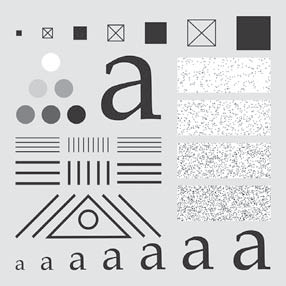
#> input picture Code/Sample Images/img_6.png, 286 x 286 px
$ python Gaussian.py
#> lines starting #> are read from the running program, lines starting #| are printed output that depends on the picture
import cv2.cv2 as cv2
import numpy as np
import math


def padding(img):
    filter_shape = 43

    row = img.shape[0] + filter_shape - 1
    col = img.shape[1] + filter_shape - 1
    new_img_arr = np.zeros((row, col))

    for i in range(img.shape[0]):
        for j in range(img.shape[1]):
            new_img_arr[i + int((filter_shape - 1) / 2), j + int((filter_shape - 1) / 2)] = img[i, j]

    return new_img_arr


def gaussian_kernel(size, sigma):
    gausskernel = np.zeros((size, size), np.float32)
    x = (size - 1) // 2
    for i in range(-x, x + 1):
        for j in range(-x, x + 1):
            norm = math.pow(i, 2) + math.pow(j, 2)
            gausskernel[i + x, j + x] = math.exp(-norm / (2 * math.pow(sigma, 2)))

    gausskernel  = gausskernel / np.sum(gausskernel)
    return gausskernel


def gaussian(img, new_img_arr, filter):
    for i in range(img.shape[0]):
        for j in range(img.shape[1]):
            temp = new_img_arr[i:i + filter.shape[0], j:j + filter.shape[1]]
            res = np.sum(temp * filter)
            img[i, j] = res


    return img.astype(np.uint8)


if __name__ == '__main__':
    flower = cv2.imread('../Sample Images/img_6.png')
#> flower is the input picture: shape (286, 286, 3); mean B, G, R 211.6, 210.5, 209.8
    flower = cv2.resize(flower, (800, 600))
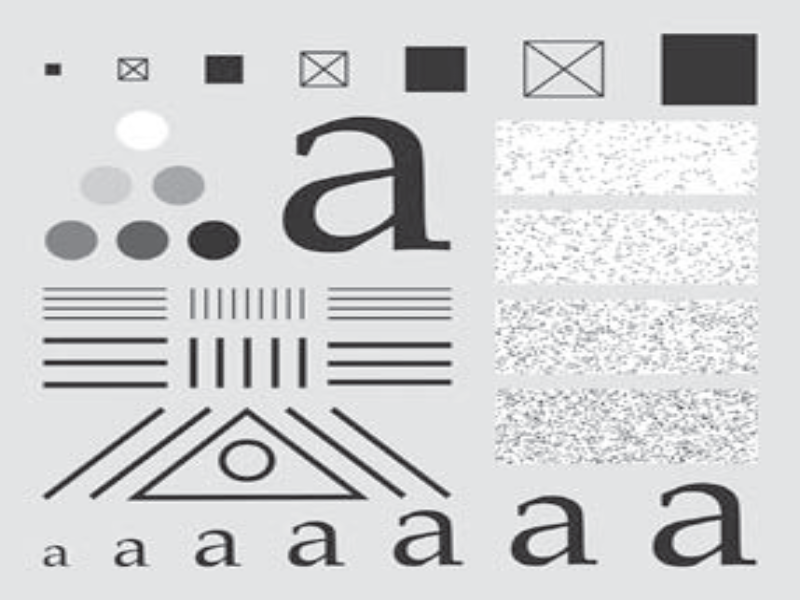
#> flower: shape (600, 800, 3); mean B, G, R 211.5, 210.4, 209.7

    img_shape = flower.shape
#> img_shape = (600, 800, 3)

    flower_gray = cv2.cvtColor(flower, cv2.COLOR_BGR2GRAY)
    cv2.imshow("Before filter", flower_gray)

    new_img_arr = padding(flower_gray)
#> after the loop in padding, `for i in range(img.shape[0]):`:
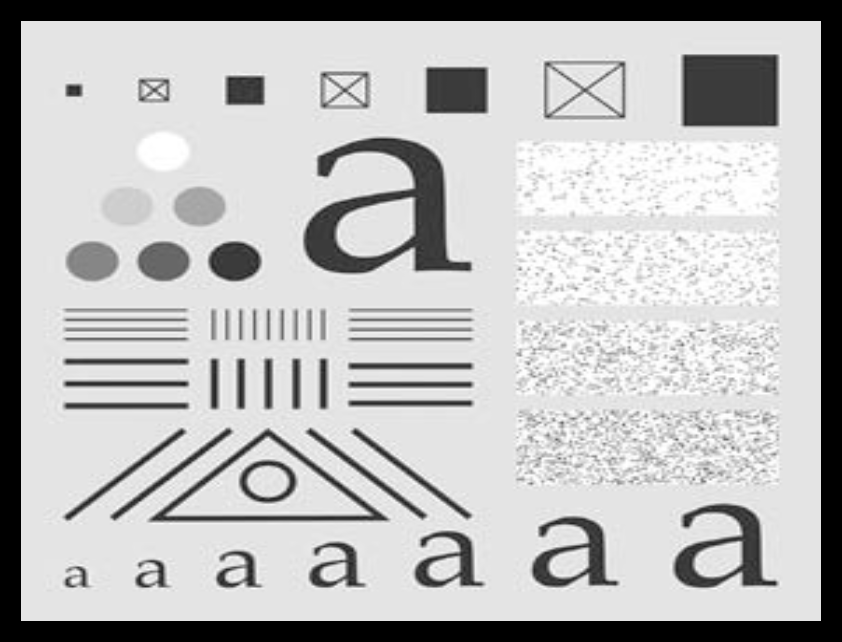
#> new_img_arr: shape (642, 842) float64; min 0, max 255, mean 186.9
    kernel = gaussian_kernel(43, 7)
    new_img_arr = gaussian(flower_gray, new_img_arr, kernel)
#> after the loop in gaussian, `for i in range(img.shape[0]):`:
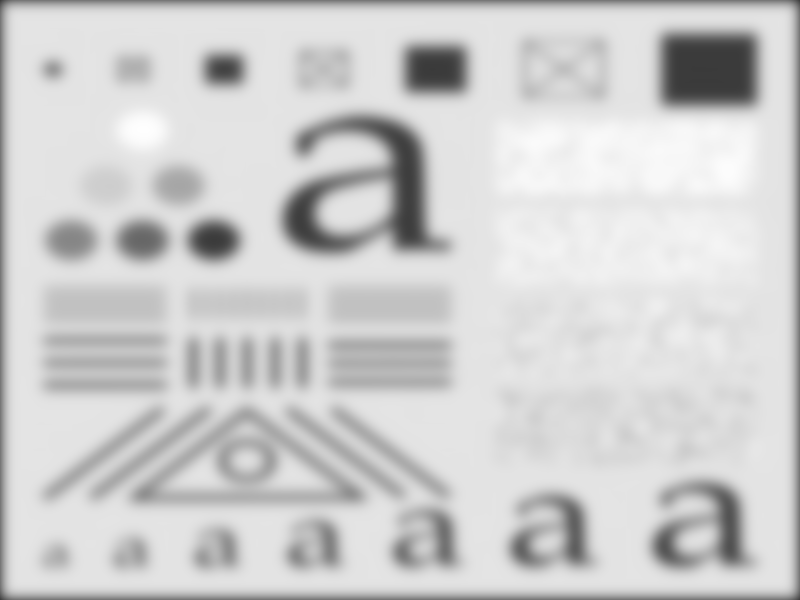
#> img: shape (600, 800); min 58, max 254, mean 206.3
    cv2.imshow("After filter", new_img_arr)
    cv2.waitKey(0)

$ run again, with Code/Sample Images/img_1.png copied over Code/Sample Images/img_6.png
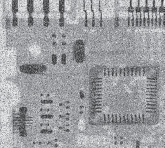
#> input picture Code/Sample Images/img_1.png, 165 x 148 px
#> flower is the input picture: shape (148, 165, 3); mean B, G, R 160.5, 157.8, 156.3
#> flower: shape (600, 800, 3)
#> after the loop in padding, `for i in range(img.shape[0]):`:
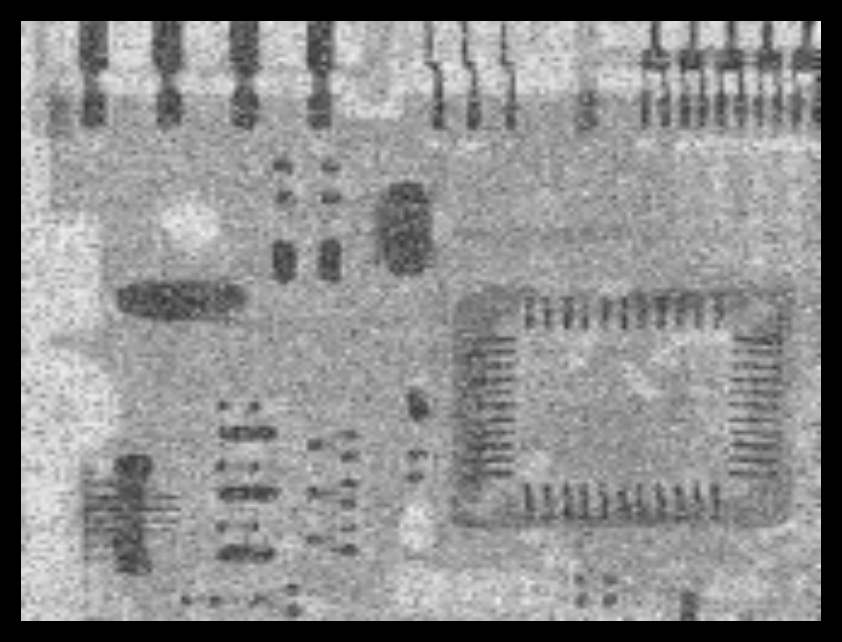
#> new_img_arr: shape (642, 842) float64; min 0, max 241, mean 140
#> after the loop in gaussian, `for i in range(img.shape[0]):`:
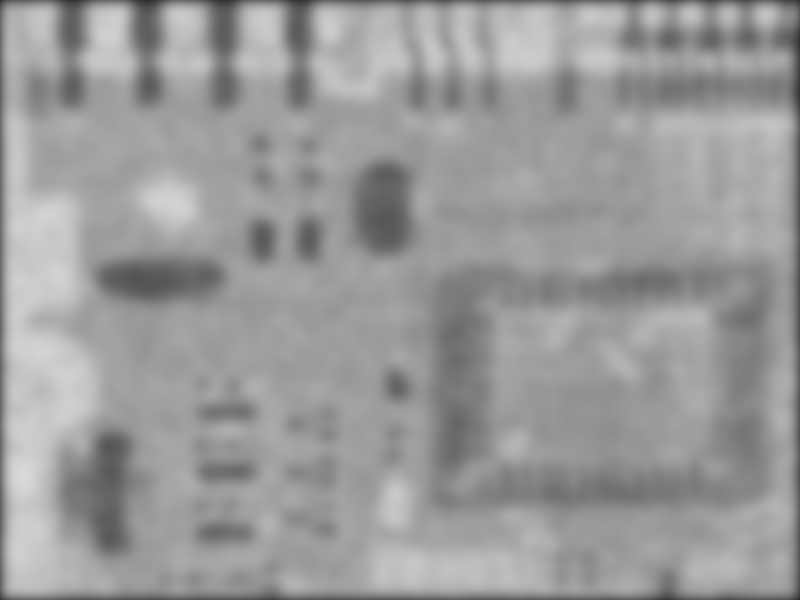
#> img: shape (600, 800); min 44, max 216, mean 154.4

$ run again, with Code/Sample Images/img_10.png copied over Code/Sample Images/img_6.png
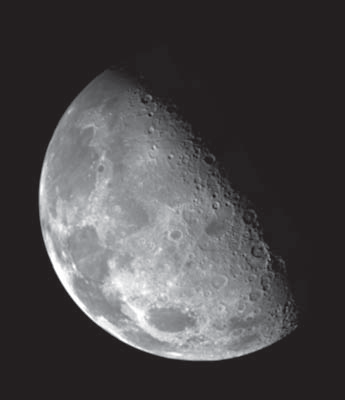
#> input picture Code/Sample Images/img_10.png, 345 x 400 px
#> flower is the input picture: shape (400, 345, 3); mean B, G, R 72.6, 71, 73.1
#> flower: shape (600, 800, 3)
#> after the loop in padding, `for i in range(img.shape[0]):`:
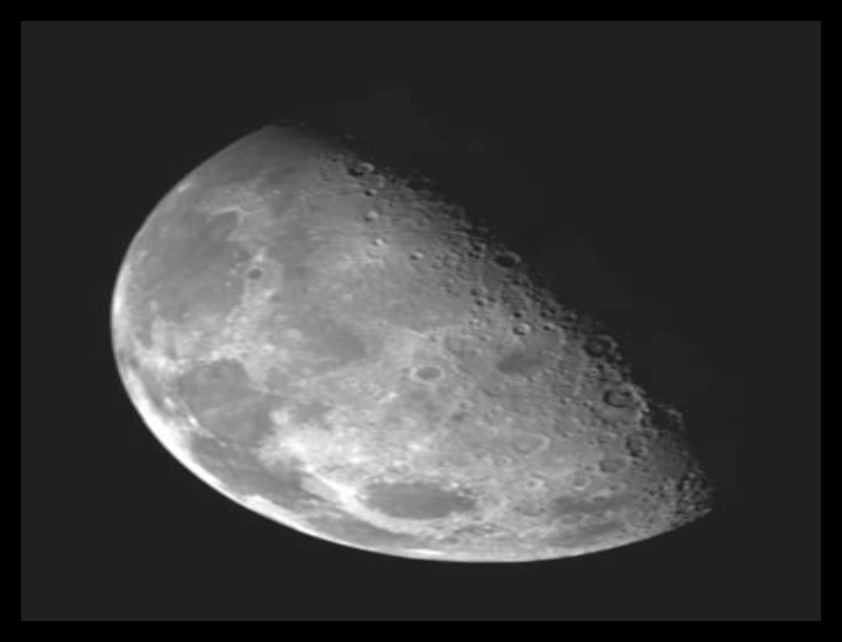
#> new_img_arr: shape (642, 842) float64; min 0, max 255, mean 63.6
#> after the loop in gaussian, `for i in range(img.shape[0]):`:
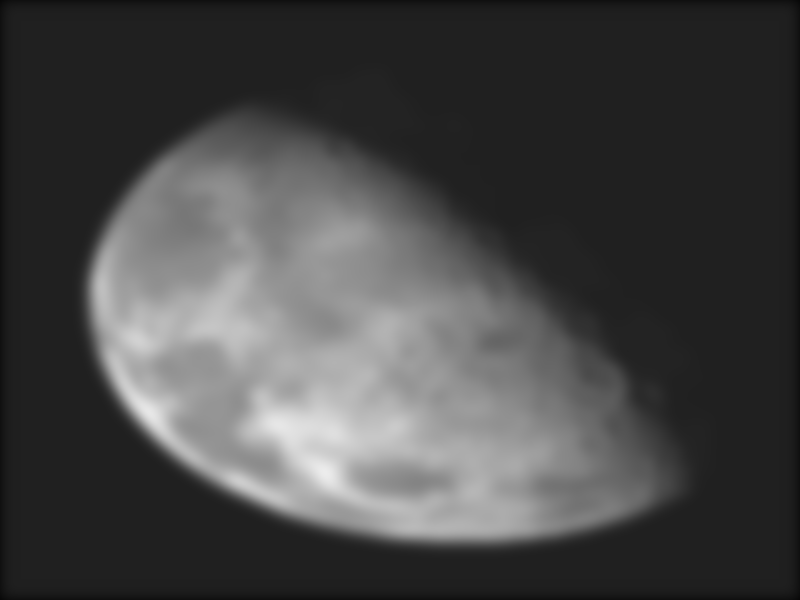
#> img: shape (600, 800); min 8, max 236, mean 70.8

$ run again, with Code/Sample Images/img_11.png copied over Code/Sample Images/img_6.png
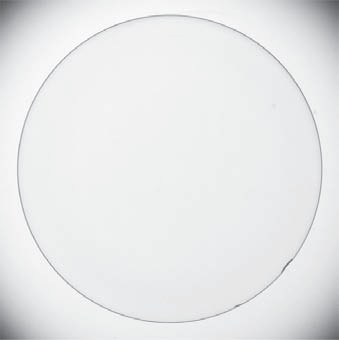
#> input picture Code/Sample Images/img_11.png, 339 x 340 px
#> flower is the input picture: shape (340, 339, 3); mean B, G, R 233.2, 232.5, 231.7
#> flower: shape (600, 800, 3)
#> after the loop in padding, `for i in range(img.shape[0]):`:
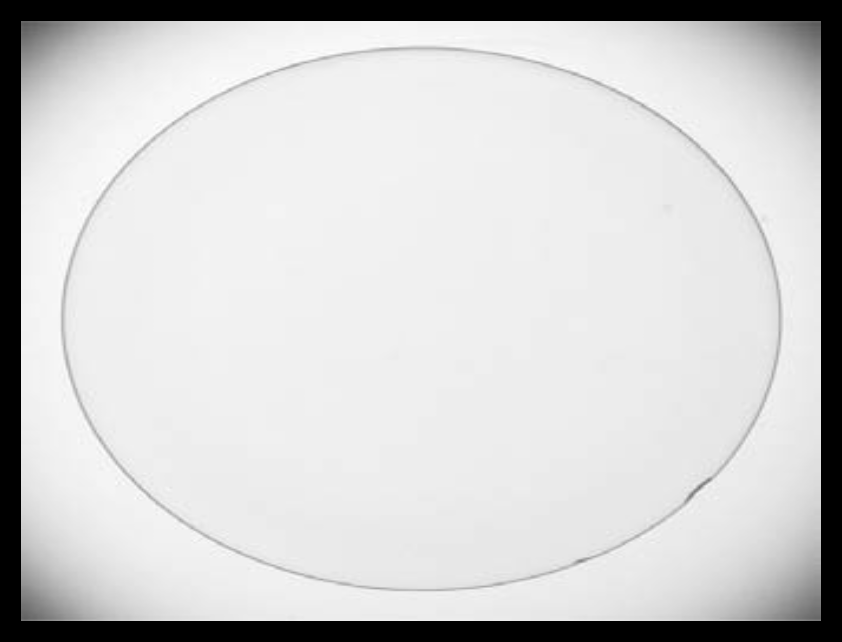
#> new_img_arr: shape (642, 842) float64; min 0, max 255, mean 206.4
#> after the loop in gaussian, `for i in range(img.shape[0]):`:
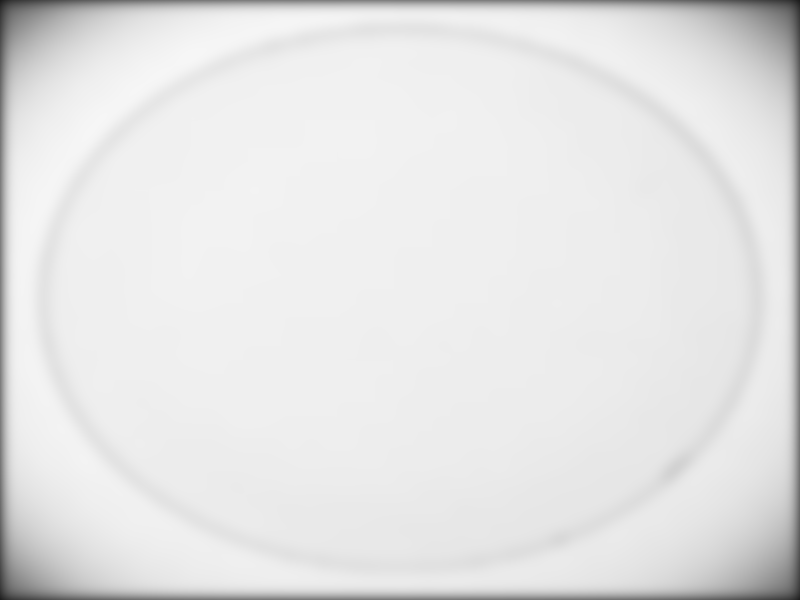
#> img: shape (600, 800); min 28, max 246, mean 228.6
